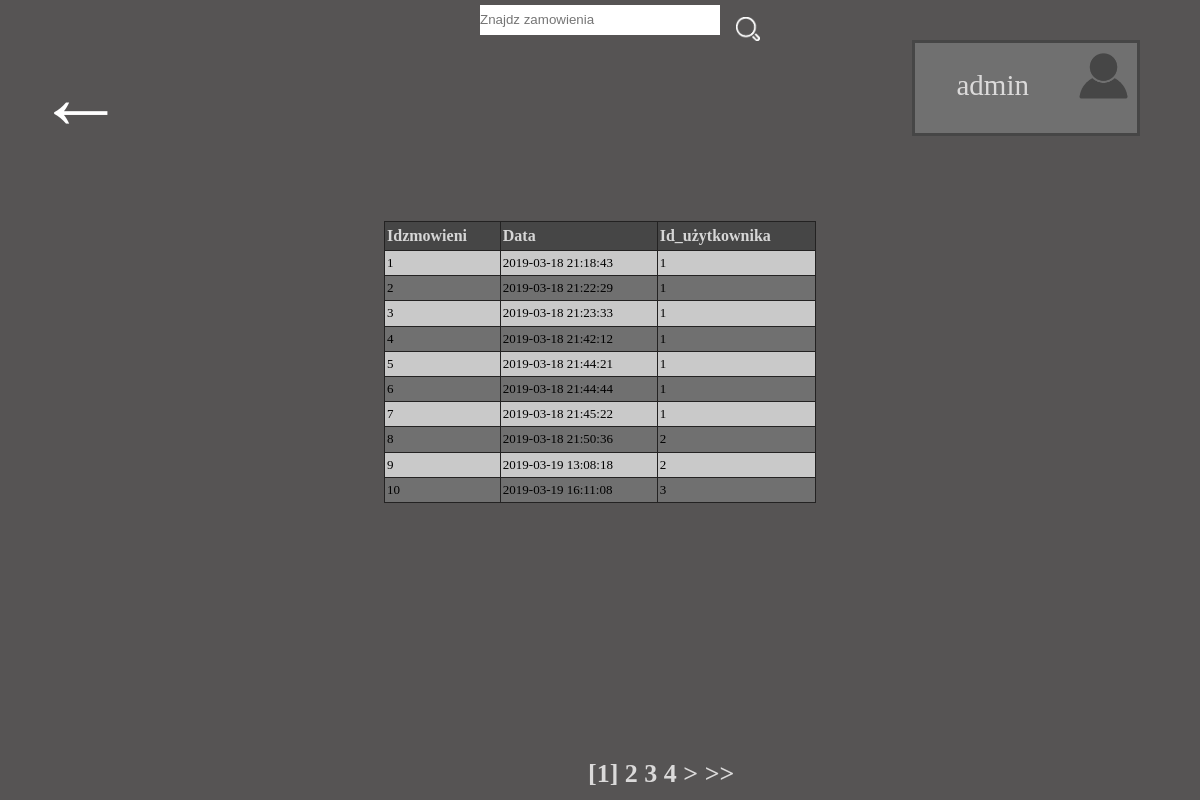
Screenshot of /apka/index.php?page=showdb (signed in) with the database file from the repository.
### tables this page shows
CREATE TABLE `idzamowienia` (
  `Id` int(11) NOT NULL,
  `data` timestamp NOT NULL DEFAULT CURRENT_TIMESTAMP ON UPDATE CURRENT_TIMESTAMP,
  `User_id` int(11) NOT NULL
);

### apka/page/showdb.php (the view, shortened to what this page needs)
<?php
$way = "ASC";
if(!isset($_GET['way']))
{
$to="D";
}
if(!isset($_GET['way']))
{
   $sort="A";
}else
{
   $sort=$_GET['way'];
}
if($_SESSION['status']==TRUE && $_SESSION['userid']==1)
{
echo '<form id="chngdata" action="index.php?page=showelements" method="POST">
<input id="zmien" type="text" name="Idzamowienia" placeholder="Znajdz zamowienia" >
 <button id="szukaj"  ><img src="page/search.png"></button>
 </form>';
}
echo '<table class="blueTable">
    <th><a href="index.php?page=showdb&sortby=Id&way='.$to.'">Idzmowieni</a></th>
    <th><a href="index.php?page=showdb&sortby=data&way='.$to.'">Data</a></th>
    ';
  $connection = mysqli_connect('localhost', 'root', '')
  or die('Brak połączenia z serwerem MySQL');
if(!isset($_GET['sortby']))
{
$sortby = 'id';
}else
{
$sortby = $_GET['sortby'];
}
if($_SESSION['status']==TRUE && $_SESSION['userid']==1)
{
   echo '<th><a href="index.php?page=showdb&sortby=User_id&way='.$to.'">Id_użytkownika</a></th>';
   echo '<div id="loglink">
       <a id="account" href="index.php?page=account"><img src="page/avatar1.png"></a>
       <span id="userlogin">'.$_SESSION['userlogin'].' </span>
        </div>
        <a id="back" href="index.php?page=home">&#8592;</a>';
   $sql = 'SELECT COUNT(*) FROM `idzamowienia` ';
   $result = mysqli_query($connection,$sql);
   $r = mysqli_fetch_row($result);
   $numrows = $r[0];
   $rowsperpage = 10;
   $totalpages = ceil($numrows / $rowsperpage);
   if (isset($_GET['currentpage']) && is_numeric($_GET['currentpage'])) {
      $currentpage = (int) $_GET['currentpage'];
   } else {
      $currentpage = 1;
   }
   $offset = ($currentpage - 1) * $rowsperpage;
   $sql = 'SELECT `Id`,`data`,`User_id` FROM `idzamowienia`
   ORDER BY '.$sortby.'  '.$way.'
   LIMIT '.$offset.', '.$rowsperpage.' ';
   $result = mysqli_query($connection,$sql);
   while ($list = mysqli_fetch_assoc($result)) {
      echo '<tr>
      <td> <a  class="rowhref" href="index.php?page=showelements&Id='.$list['Id'].'">'.$list['Id'].'<a/></td>
      <td> <a  class="rowhref" href="index.php?page=showelements&Id='.$list['Id'].'">'.$list['data'].'<a/></td>
      <td> <a  class="rowhref" href="index.php?page=showelements&Id='.$list['Id'].'">'.$list['User_id'].'<a/></td>
      </tr>';
   }
   $range = 3;
   echo "<div id='znaczki'>";
   for ($x = ($currentpage - $range); $x < (($currentpage + $range) + 1); $x++) {
      if (($x > 0) && ($x <= $totalpages)) {
         if ($x == $currentpage) {
            echo " [<b>$x</b>] ";
         } else {
            echo " <a href='index.php?page=showdb&currentpage=$x&way=".$sort."&sortby=".$sortby."'>$x</a> ";
         }
      }
   }
   if ($currentpage != $totalpages) {
      $nextpage = $currentpage + 1;
      echo " <a href='index.php?page=showdb&currentpage=$nextpage&way=".$sort."&sortby=".$sortby."'>></a> ";
      echo " <a href='index.php?page=showdb&currentpage=$totalpages&way=".$sort."&sortby=".$sortby."'>>></a> ";
   }
   echo "</div>";
}
?>
</table><br>
  </body>
</html>

### apka/index.php (shortened to what this page needs)
<!DOCTYPE html>
<html lang="en">
  <head>
    <link rel="stylesheet" href="page/zakupy.css" type="text/css" />
    <link rel="stylesheet" href="https://cdnjs.cloudflare.com/ajax/libs/font-awesome/4.7.0/css/font-awesome.min.css">
  </head>
  <body>
  <?php
if(!isset($_GET['page']))
{
    $page="home";
}else
{
$page=$_GET['page'];
}
switch($page)
{
    case "showdb":
        include 'page/showdb.php';
        break;
}
?>
  </body>
</html>

### apka/page/zakupy.css (style rules this page uses)
* { margin: 0; padding: 0; line-height: 1.4em; }
button { border: 0; outline: 0; }
input { border: 0; }
body { background-color: #565454; }
#back { font-size: 90px; font-weight: bold; text-decoration: none; color: #FFFFFF; margin-left: 3%; }
#userlogin { color: #dbdada; display: block; margin-top: 10%; }
#account img { width: 100%; }
#znaczki { position: fixed; bottom: 1% !important; left: 49% !important; color: #dbdada; font-size: 26px; font-weight: bold; text-decoration: none; }
#znaczki a { color: #dbdada; font-size: 26px; text-decoration: none; }
#loglink { position: fixed; right: 5%; top: 5%; width: 19%; min-height: 12%; background-color: #707070; z-index: 3; text-align: center; font-size: 29px; border: 3px solid #464646; box-sizing: border-box; }
#loglink a { text-decoration: none; color: #dbdada; display: block; width: 30%; height: 64px; float: right; }
#zmien { width: 20%; height: 30px; margin-left: 40%; }
#szukaj { background-color: transparent; width: 2%; margin-left: 1%; position: relative; bottom: -17px; }
#szukaj img { width: 100%; }
table.blueTable { background-color: #707070; width: 36%; text-align: left; border-collapse: collapse; margin-left: 32%; margin-top: 5%; color: #c5c5c5; }
table.blueTable td, table.blueTable th { padding: 3px 2px; border: 1px solid #232222; }
table.blueTable th { background-color: #464646; color: #d6d6d6; }
table.blueTable tbody td { font-size: 13px; }
table.blueTable tbody tr td a.rowhref { display: block; width: 100%; height: 100%; color: #000000; text-decoration: none; }
table.blueTable tr:nth-child(even) { background: #c9c9c9; color: #232020; }
table.blueTable th a { text-decoration: none; color: inherit; }

### rows the page displays
idzamowienia: Id "1", data "2019-03-18 21:18:43", User "1"
idzamowienia: Id "2", data "2019-03-18 21:22:29", User "1"
idzamowienia: Id "3", data "2019-03-18 21:23:33", User "1"
idzamowienia: Id "4", data "2019-03-18 21:42:12", User "1"
idzamowienia: Id "5", data "2019-03-18 21:44:21", User "1"
idzamowienia: Id "6", data "2019-03-18 21:44:44", User "1"
idzamowienia: Id "7", data "2019-03-18 21:45:22", User "1"
idzamowienia: Id "8", data "2019-03-18 21:50:36", User "2"
idzamowienia: Id "9", data "2019-03-19 13:08:18", User "2"
idzamowienia: Id "10", data "2019-03-19 16:11:08", User "3"

### other values shown
$_SESSION['userlogin'] "admin"
